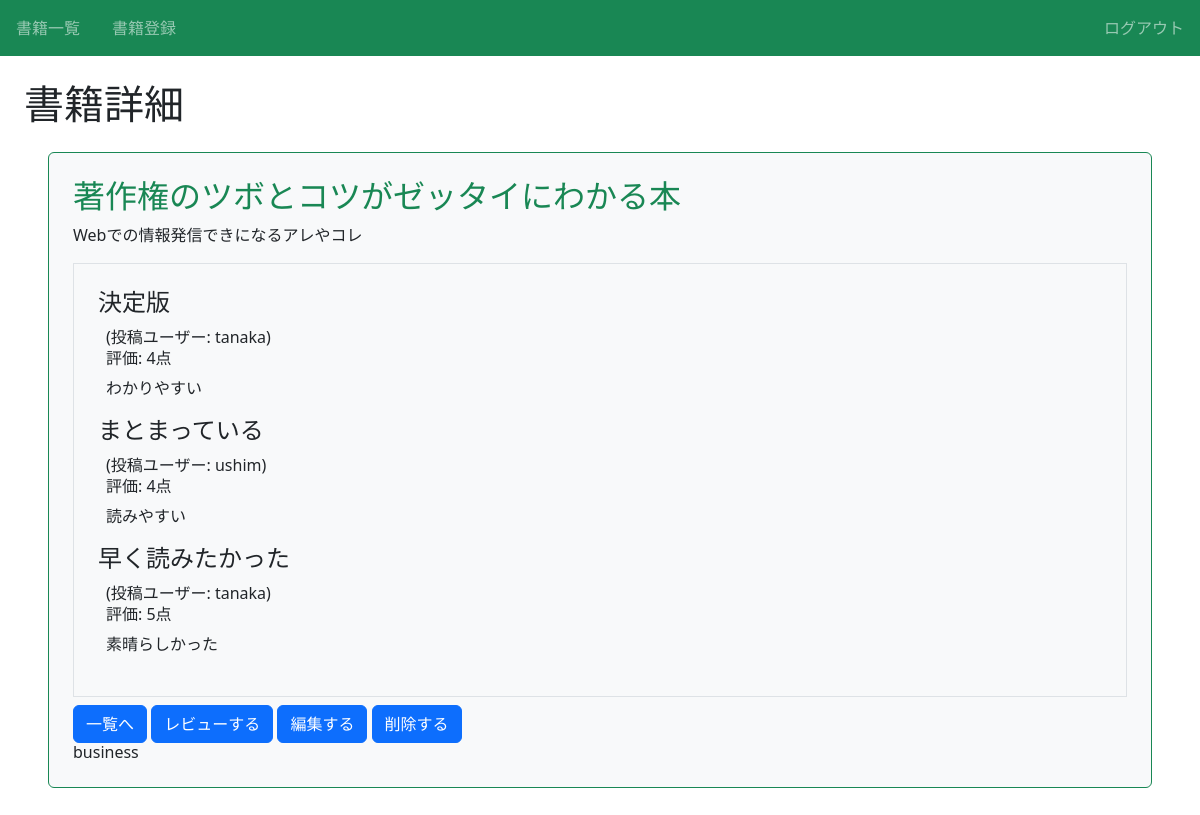
Page /book/11/detail/ (signed in) on the committed database.
### book/models.py (models this page shows, shortened)
class Book(models.Model):
    title = models.CharField(max_length=100)
    text = models.TextField()
    thumbnail = models.ImageField(null=True, blank=True)
    category = models.CharField(
        max_length=10,
        choices=CATEGORY
        )
    user = models.ForeignKey('auth.User', on_delete=models.CASCADE)

class Review(models.Model):
    book = models.ForeignKey(Book, on_delete=models.CASCADE)
    title = models.CharField(max_length=100)
    text = models.TextField()
    rate = models.IntegerField(choices=RATE_CHOICES)
    user = models.ForeignKey('auth.User', on_delete=models.CASCADE)

### book/views.py (the view)
# urls.py: path('book/<int:pk>/detail/', views.DetailBookView.as_view(), name='detail-book'),
class DetailBookView(LoginRequiredMixin, DetailView):
    template_name = 'book/book_detail.html'
    model = Book
    def get_object(self, queryset=None):
        obj = super().get_object(queryset)
        if obj.user != self.request.user:
            raise PermissionDenied
        return obj

### book/templates/book/book_detail.html (shortened to what this page needs)
{% extends 'base.html' %}
{% block h1 %}書籍詳細{% endblock %}
{% block content %}
  <div class="p-4 m-4 bg-light border border-success rounded">
    <h2 class="text-success">{{ object.title }}</h2>
    <p>{{ object.text }}</p>
    <div class="border p-4 mb-2">
      {% for review in object.review_set.all %}
      <div>
        <h3 class="h4">{{ review.title }}</h3>
        <div class="px-2">
          <span>(投稿ユーザー: {{ review.user.username }})</span>
          <h6>評価: {{ review.rate }}点</h6>
          <p>{{ review.text }}</p>
        </div>
      </div>
      {% endfor %}
    </div>
    <a href="{% url 'list-book' %}" class="btn btn-primary">一覧へ</a>
    <a href="{% url 'review' object.pk %}" class="btn btn-primary">レビューする</a>
    <a href="{% url 'update-book' object.pk %}" class="btn btn-primary">編集する</a>
    <a href="{% url 'delete-book' object.pk %}" class="btn btn-primary">削除する</a>
    <h6 class="card-title">{{ object.category }}</h6>
  </div>
{% endblock content %}

### book/static/book/css/style.css (style rules this page uses)
a { text-decoration: none; }

### rows in the picture
Book: title "著作権のツボとコツがゼッタイにわかる本", text "Webでの情報発信できになるアレやコレ", category "business"
Review: title "決定版", user.username "tanaka", rate "4", text "わかりやすい"
Review: title "まとまっている", user.username "ushim", rate "4", text "読みやすい"
Review: title "早く読みたかった", user.username "tanaka", rate "5", text "素晴らしかった"
